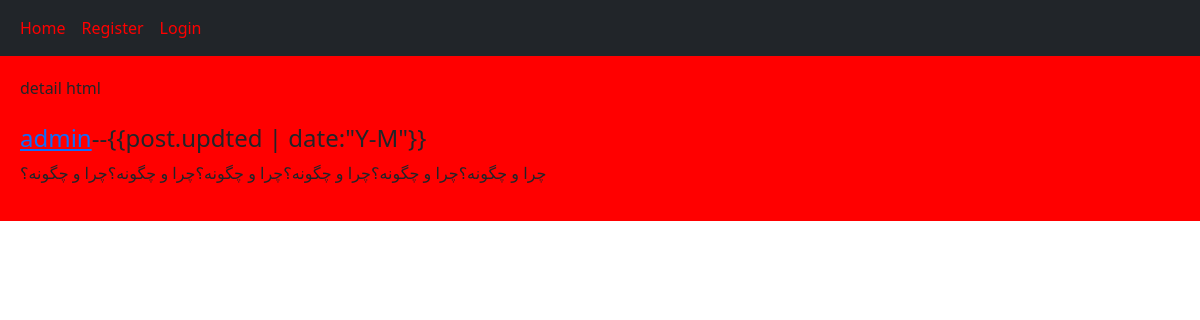
Page /home/post/1/way/ on the committed database.
### home/models.py (models this page shows, shortened)
class Post(models.Model):
    user = models.ForeignKey(User, on_delete=models.CASCADE)
    body = models.TextField()
    slug = models.SlugField()
    createf = models.DateTimeField()
    updted = models.DateTimeField()

### home/views.py (the view)
class DetailPoatView(View):
    def get(self, request, id_post, slug_post):
        post = Post.objects.get(id=id_post, slug=slug_post)
        return render(request, 'home/detail.html', {'post': post})

### home/templates/home/detail.html (shortened to what this page needs)
{% extends 'base.html' %} {% block content %} detail html <br /><br />
<div class="body">
  <h4>
    <a href="{% url 'profile' post.id %}">{{post.user}}</a>--{{post.updted |
    date:"Y-M"}}
  </h4>
  <p>{{post.body}}</p>
</div>
{% endblock %}

### rows in the picture
Post: user "admin", body "چرا و چگونه؟چرا و چگونه؟چرا و چگونه؟چرا و چگونه؟چرا و چگونه؟چرا و چگونه؟"
